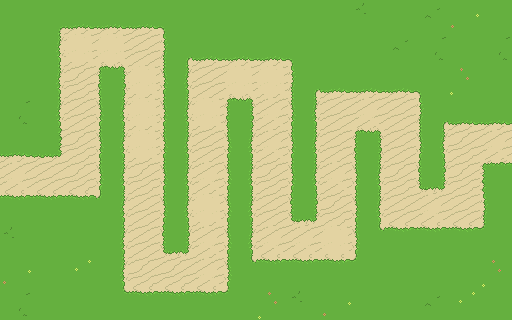

Rendered tile map (Tiled .tmx) drawn with the repository's tilesets; below, a short description and the full map source, tile grids included:
An orthogonal 16x10 tile map with 32x32 px tiles, 1 tile layer (Rutlager 1).

<map version="1.10" tiledversion="1.11.0" orientation="orthogonal" renderorder="right-down" width="16" height="10" tilewidth="32" tileheight="32" infinite="0" nextlayerid="2" nextobjectid="1">
 <tileset firstgid="1" source="tileSet.tsx" />
 <layer id="1" name="Rutlager 1" width="16" height="10">
  <data encoding="csv">
1,5,6,6,6,7,1,1,1,1,1,2,1,3,46,1,
1,15,13,13,11,48,6,6,6,7,1,1,3,4,1,4,
1,15,14,41,13,42,11,13,13,48,6,6,6,7,45,1,
4,15,11,42,13,42,13,41,12,42,11,12,11,48,6,6,
6,8,14,42,13,42,11,42,12,42,11,41,11,42,14,12,
12,11,14,42,14,42,12,42,14,42,12,42,14,43,14,19,
26,26,26,47,11,42,13,42,11,43,14,42,11,12,11,17,
2,1,1,15,11,43,12,42,12,12,13,34,26,26,26,27,
46,1,44,15,14,14,12,34,26,26,26,27,1,1,1,45,
4,1,1,25,26,26,26,27,45,2,46,1,1,3,44,1
</data>
 </layer>
</map>